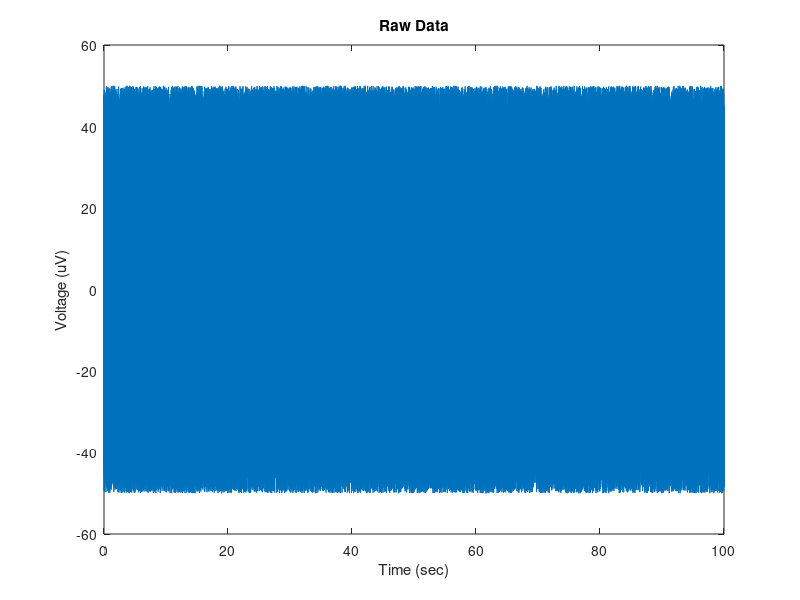

The MATLAB source for this figure: (Note: this script raises an error after producing the figure.)
%% Analyses of EEG signals

clear all
close all
clc

addpath('Kyle_EEG_analysis')

%% Discrete vs. Continuous
% EEG is recorded as a discrete time series, an array of numbers over time
% The sampling rate with which the data is digitized directly influences
% the range of frequencies that can be represented in the signal. 
% Nyquist frequency is half the sampling rate, so sampling say 1000 Hz, we
% can represent frequencies up to 500 Hz in our data, anything larger will
% show up as an artifact due to aliasing (so we use hardware filters to
% avoid this)

% So lets make up some fake data:
% consider a random set of numbers as our data

srate = 1000; %Hz
data_length = 100; %seconds
speriod = 1/srate; %seconds
data = rand(1,srate*data_length)*100 - 50 ; %centered at zero between -50 and 50 uV
times = speriod:speriod:data_length; %time points
figure; plot(times,data);
    xlabel('Time (sec)');
    ylabel('Voltage (uV)');
    title('Raw Data');

% use interp() or resample() to change sampling rate of data in either
% direction, useful to equate the sampling rate of signals from two
% modalities (heart rate and EEG), and in resampling data that has
% irregular sampling periods

%% filtering the data (bandpass, low-pass, high-pass)
% next we want to use an offline filter to attenuate certain ranges of
% frequencies in the signal. There are many options for filters with different tradeoffs
% This can be done with a butterworth filter,
% employed by the following function. One can use this to filter low
% frequencies (high pass), high frequencies (low pass), or to keep only a
% band of frequencies (band pass)

%here we will use a bandpass filter to filter our everything but alpha
%oscillations. 

high_pass = 6; %lower cutoff
low_pass = 14; %upper cutoff
order = 2; %order of polynomial used in the filter, can be increased to sharpen the dropoff of the filter
type = 'band'; %type of filter
[filt_data] = illini_filter(data',srate,high_pass,low_pass,order,'band'); %run the filter (which plots a graph)

% illini_filter.m - Created University of Illinois, based on kyle_filter by Kyle Mathewson with edits by Jamie Norton
% [Y_filt] = illini_filter(Y,Fs,hipass,lopass,order,type)
% Takes the time x channel data matrix Y, filters out a single frequency band,
% Input is: 
%           Y  - data matrix, time points by channels
%           Fs - Sampling Frequency in Hz
%           hipass - lower bound of filter
%           lopass - upper bound of filter
%           order - filter order, 
%                      higher orders have steeper roll offs, but
%                      can also be unstable
%           type - 'low' (low pass), 'high' (high pass), or 'band' (bandpass)
%
% Output is:
%            Y_filt - same as Y but not filtered

subplot(2,1,1); plot(times,data);
    xlabel('Time (sec)');
    ylabel('Voltage (uV)');
    title('Raw Data');
subplot(2,1,2); plot(times,filt_data);
    xlabel('Time (sec)');
    ylabel('Voltage (uV)');
    title('Filtered Data');
    
% Try zooming in on the filtered data so you can see a few seconds of the
% remaining alpha oscillations

%% epoched data
% if we have some repetition of a stimulus, we may want to visualize what
% the brain activity evoked by this stimulus looks like. We can cut out chunks of data (epochs) 
% aligned to these stimuli, with data before and after the stimulus onset
% The noise on individual presentations limits our ability to see this. So we can
% average over many instances of a stimulus to minimize noise. 
% The noise in the individual trials will be attenuated as a function of 
% the square root of the number of trials, so there are deminishing returns to more trials
% We can also subtract out baseline shifts in voltage to align trials. 

n_epochs = 100; % create fake stimuli and epochs of dat

prestim = 2000; %time before stimulus
poststim = 3000; %time after stimulus
baseline = 200; %subtract mean voltage in this period before stim onset

%pick some random times to be fake events
stim_times = randi(length(times)-(prestim+poststim),1,n_epochs)+prestim;

%set the times for each epoch and allocate space
epoch_times = -prestim+1:poststim;
epochs = zeros(n_epochs,length(epoch_times));
baselines = zeros(n_epochs,1);

%for each epoch grab the data before and after the stim and substract
%baseline

for i_epoch = 1:n_epochs
    epochs(i_epoch,:) = filt_data(stim_times(i_epoch)-prestim+1 : stim_times(i_epoch)+poststim);
    %add in a fake ERP from 200:400 ms on each trial to represent the
    %evoked activity
    epochs(i_epoch,prestim+201:prestim+300) = epochs(i_epoch,prestim+201:prestim+300) + (hanning(100)*10)';
    epochs(i_epoch,prestim+301:prestim+400) = epochs(i_epoch,prestim+301:prestim+400) - (hanning(100)*20)';
    %baseline subtraction
    baselines(i_epoch) = mean(epochs(i_epoch,prestim-baseline:prestim));
    epochs(i_epoch,:) = epochs(i_epoch,:) - baselines(i_epoch);
end

%plot the individual epochs and the average
figure; 
subplot(2,1,1); plot(epoch_times,epochs(1:3,:));
    xlabel('Time (sec)');
    ylabel('Voltage (uV)');
    title('Individual Epochs');
subplot(2,1,2); plot(epoch_times,mean(epochs,1));
    xlabel('Time (sec)');
    ylabel('Voltage (uV)');
    title('Average of Epochs');


%% Hilbert Transform- 
% The first of four methods to represent the data time series in the
% frequency domain is called a Hilbert transform.
% First we use a narrow bandpass in the frequency band of interest (as
% shown above). Then computes the instantaneous phase and power

complex_data = hilbert(epochs(1,:)); %hilbert transform
power_hilb = abs(complex_data).^2; %get the real part as the power
phase_hilb = angle(complex_data); %and the imaginary as the phase

%plot the band-pass filtered data, as well as the power and phase at each time point
%computed using the hilbert transform
%note that now we can estimate the power and phase at each moment in the
%epoch and run analyses over trials and subjects on these measures. Before
%we try that lets look at three other ways to estimate power and phase
%accross a wider range of frequencies

figure;
subplot(4,1,1);  plot(epoch_times,epochs(1,:));
    xlabel('Time (sec)');
    ylabel('Voltage (uV)');
    title('Individual band-pass filtered Epoch');
subplot(4,1,2);  plot(epoch_times,power_hilb);
    xlabel('Time (sec)');
    ylabel('Voltage (uV)');
    title('Instantaneous Power');
subplot(4,1,3);  plot(epoch_times,phase_hilb);
    xlabel('Time (sec)');
    ylabel('Phase (Radians)');
    title('Instantaneous Phase');
subplot(4,1,4); plot(epoch_times,rad2deg(phase_hilb));
    xlabel('Time (sec)');
    ylabel('Phase (Degrees)');
    title('Instantaneous Phase');


%% fast-fourer transform - 
% Our time series can be converted to the frequency domain as a sum of
% weighted sine waves
% First we can compute a fast fourier transform on a chunk of data as a
% whole to create a signle frequency spectra for that data chunk (no
% matter the length)
% data must be of length 2^n
% frequency resolution depends on number of time points used
% data can be padded with zeros to increase frequency resolution and get to
% 2^n

Ubound = 30; %upper bound on fft 

%for each epoch run this fft function
win_hamming = hamming(length(epochs(1,:)));
for i_epoch = 1:n_epochs
    temp_data = epochs(i_epoch,:);
    temp_data = win_hamming.*temp_data';
    [power_fft(i_epoch,:), phase_fft(i_epoch,:), freqs_fft] = kyle_fft(temp_data',srate,Ubound);
end


%here we plot the data, a hamming window used to taper the edges and avoid
%artifacts, and the multiplication of the two, this is what goes into the
%fft

figure;
subplot(3,1,1); 
    plot(epochs(1,:));
subplot(3,1,2); 
    plot(hamming(length(epochs(1,:))));
subplot(3,1,3);
    plot(hamming(length(epochs(1,:))).*epochs(1,:)');




% kyle_fft.m - Compute a FFT and get back the results
% [power, phase, freqs] = kyle_fft(data,srate,Ubound)
% now we plot the power spectra of each epoch, and the mean over epochs
% we can see a peak in the alpha band since we have already band-pass
% filtered the signal

figure; 
subplot(2,1,1); plot(freqs_fft,power_fft(1:3,:));
   xlabel('Frequency (Hz)');
    ylabel('Power (uV^2)');
    title('Individual Epoch Power Spectras');
    axis tight;
subplot(2,1,2); plot(freqs_fft,mean(power_fft,1));
   xlabel('Time (s)');
    ylabel('Frequency (Hz)');
    title('Average Epoch Power Spectra');
    axis tight;

% 
%% moving window FFT, 
% Now we might want to have resolution in time for how the frequency changes
% we can move a window accross the data and compute the fft for the data on each window
% EEGLAB-pop_newtimef does this
% not covered here, but we can window the data to reduce edge artifacts. 
% a major point here is the combination of uncertainty in time vs
% frequency. We can use longer windows to increase our frequency, but we
% loose resolution in time by doing so. We can't have both. 

Ubound = 30; %upper bound of fft
window_length = 2^9; %length of moving window in sampling points
fft_length = 2^10; %the rest is padded with zeros (also sampling points) - keep same as above for no padding
step_size = 1; % how far to go on each window step, 1 is the most resolved

% reset some variables
power_winfft = [];
phase_winfft = [];
freqs_winfft = [];

for i_epoch = 1:10 %do for each epoch (just two for now for time)
    for i_window = 1+window_length/2:step_size:length(epochs(i_epoch,:))-window_length/2 %step through windows
        %take out the data segment
        segment = epochs(i_epoch,i_window-window_length/2:i_window+window_length/2-1);
        
        %can multiply by hamming window here to avoid edge artifacts
        segment= (hamming(length(segment)).*segment')';
        
        %pad with zeros
        segment = [zeros((fft_length-window_length)/2,1)' segment zeros((fft_length-window_length)/2,1)'];
        
        %compute fft and save results
        [power_winfft(i_epoch,i_window-(window_length/2),:),phase_winfft(i_epoch,i_window-(window_length/2),:),freqs_winfft] = kyle_fft(segment,srate,Ubound); 
    end
end
%get out new time stamps due to windows
times_winfft = epoch_times(1+window_length/2:step_size:length(epochs(i_epoch,:))-window_length/2);

%plot the original data and a single epoch spectrogram (the power in all
%frequencies at each time point, a bunch of spectra stacked over time)

figure;
subplot(2,1,1);  plot(epoch_times,epochs(2,:));
    xlabel('Time (sec)');
    ylabel('Voltage (uV)');
    title('Individual band-pass filtered Epoch');
subplot(2,1,2); imagesc(times_winfft,freqs_winfft,squeeze(power_winfft(2,:,:))');
    set(gca,'YDir','normal');
   xlabel('Time(s)');
    ylabel('Frequency (Hz)');
    title('Individual Epoch Power Spectrogram moving fft');
    axis tight;
    c=colorbar;
    ylabel(c,'Log Power (dB)')


%% wavelet analysis
% the final method of computing power and phase information is a wavelet
% analysis. In the fft analysis, given a single window size, there are much
% more cycles of higher frequencies used than in lower frequences. This
% gives poor time resolution in higher frequencies. To overcome this, a
% wavelet analysis modifies the number of cycles in the wavelet as a
% function of frequency. So instead of specifiying the window size, we
% specify the number of cycles (wavenumber). 3 cycles at 10 Hz is 300 ms
% long, 3 cycles at 100 Hz is 30 ms long, etc. This provides more
% equivalent time resolution over different frequencies. 

% the math is similar, we are creating little wavelets, and convolving them
% with the EEG data to see how well the two match up. 
% 	-pop_newtimef() in EEGLAB can also do this (default setting), in EEGLAB
% 	you can also increase the wavenumber as frequencies increase

% Assign Frequencies of interest
freqs_wavelet = 1:.5:30; %linear
% freqs_wavelet = (2^(1/4)).^(-.5:.5:20); %Log 

% width of the wavelet
width = 6; %in cycles of frequency

%reset variables
power_wavelet = [];
phase_wavelet = [];
times_wavelet = [];

% Compute Wavelet Analsis
win_hamming = hamming(length(epochs(1,:)));
for i_epoch = 1:n_epochs
    temp_data = epochs(i_epoch,:);
    temp_data = win_hamming.*temp_data';
    [power_wavelet(i_epoch,:,:),times_wavelet,phase_wavelet(i_epoch,:,:)] = BOSC_tf(temp_data',freqs_wavelet,srate,width);
end
times_wavelet = epoch_times; % keep original time stamps

% [B,T,P]=BOSC_tf(eegsignal,F,Fsample,wavenumber);
%
% This function computes a continuous wavelet (Morlet) transform on
% a segment of EEG signal; this can be used to estimate the
% background spectrum (BOSC_bgfit) or to apply the BOSC method to
% detect oscillatory episodes in signal of interest (BOSC_detect).
%
% parameters:
% eegsignal - a row vector containing a segment of EEG signal to be
%             transformed
% F - a set of frequencies to sample (Hz)
% Fsample - sampling rate of the time-domain signal (Hz)
% wavenumber is the size of the wavelet (typically, width=6)
%	
% returns:
% B - time-frequency spectrogram: power as a function of frequency
%     (rows) and time (columns)
% T - vector of time values (based on sampling rate, Fsample)
% P - estimated phase for each point in time and for each frequency - KEM 2014


%plot the original data and a single epoch spectrogram
figure;
subplot(3,1,1);  plot(epoch_times,epochs(1,:));
    xlabel('Time (sec)');
    ylabel('Voltage (uV)');
    title('Individual band-pass filtered Epoch');
subplot(3,1,2); imagesc(times_winfft,freqs_winfft,squeeze(power_winfft(1,:,:))');
    set(gca,'YDir','normal');
   xlabel('Frequency (Hz)');
    ylabel('Power (uV^2)');
    title('Individual Epoch Power Spectrogram moving fft');
    axis tight;
    c=colorbar;
    ylabel(c,'Log Power (dB)')
subplot(3,1,3); imagesc(epoch_times,freqs_wavelet,squeeze(power_wavelet(1,:,:)));
    set(gca,'YDir','normal');
   xlabel('Frequency (Hz)');
    ylabel('Power (uV^2)');
    title('Individual Epoch Power Spectrogram wavelet');
    axis tight;
    c=colorbar;
    ylabel(c,'Log Power (dB)')
    


%% Wavelet Tester Examples

% Now that we have covered wavelet and fft analysis, we can compare the two
% directly and check what happens as we change the settings. To do this we
% will make new fake data with simulated oscillations at different
% frequencies as see how well we can resolve those frequencies in our
% analyses


%random normal data
noise_level = 10;
data = randn(1,1000)*noise_level;
t = 0:1:length(data)-1;% Time Samples
fs = 200;% Sampling Frequency

% Create sine wave
f1 = 20;% Input Signal Frequency
d1 = sin(2*pi*(f1/fs)*t)*(randi(100));% Generate Sine Wave  
f2 = 20;
d2 = sin(2*pi*(f2/fs)*t)*(randi(100));

%Modulators - If we want to simulate high frequency modulated by low
f3 = 2;
f4 = 1;
d3 = sin(2*pi*(f3/fs)*t)*(randi(10));% Generate Sine Wave  
d4 = sin(2*pi*(f4/fs)*t)*(randi(10));% Generate Sine Wave  

% data = data+(d1);
% data = data+(d1+d2); %adjust these to change signals
data = data+(d1.*d3); %for modulations
% data = data+(d1.*d3)+(d2.*d4);

%Try putting your own data and srate here
% data = EEG_P3_WFilt(end-10000:end,2)'; 
% fs = srate;

% Assign Frequencies of interest
% F = 1:.5:100; %linear
F = (2^(1/4)).^(-.5:.5:20); %Log 

% width of the wavelet
width = 3; 

% Compute Wavelet Analsis
tic;
[B,T,P] = BOSC_tf(data,F,fs,width);
toc;

% B = log10(B); %log transform

% use this to try subtracting the mean from the spectra
mean_spectra = mean(B,2);
B = B-repmat(mean_spectra,1,size(B,2));

% Compute FFT Analysis
[pow, phs, freq] = kyle_fft(data,fs,fs/2);

% Plot Data
figure;

%Plot Original Time Series
subplot(3,3,1:2); plot(T,data); axis tight; title('Raw Time Series');
xlabel('Time[s]');
ylabel('Voltage[uV]');

%plot the FFT spectra
subplot(3,3,3);
plot(1:length(freq),pow); title('FFT Spectra');
xf=1:10000:length(freq); % to get log-sampled frequency tick marks
set(gca,'XTick',xf,'XTickLabel',round(freq(xf)*100)/100);
ylabel('Log(Power) [dB]');
xlabel('Frequency [Hz]');
view(90,90)
set(gca,'XDir','reverse');
axis tight;

%Plot The mean Spectra
subplot(3,3,6); 
xf=1:4:length(F); % to get log-sampled frequency tick marks
plot(1:length(F),mean_spectra); title('Mean Wavelet Spectra');
set(gca,'XTick',xf,'XTickLabel',round(F(xf)*100)/100);
ylabel('Log(Power) [dB]');
xlabel('Frequency [Hz]');
view(90,90)
set(gca,'XDir','reverse');
axis tight

%Plot the time-frequency transform
subplot(3,3,4:5); 
imagesc(T,1:size(B,1),B); title('Spectrogram');
colormap(hot);
set(gca,'YTick',xf,'YTickLabel',round(F(xf)*100)/100);
ylabel('Frequency [Hz]')
xlabel ('Time [s]')
axis xy

%plot the phase for each frequency over time
subplot(3,3,7:8); 
imagesc(T,1:size(P,1),P); title('Phase Spectrogram');
colormap(hot);
set(gca,'YTick',xf,'YTickLabel',round(F(xf)*100)/100);
ylabel('Frequency [Hz]')
xlabel ('Time [s]')
axis xy

subplot(3,3,9); 
plot(1:length(freq),phs); title('FFT Phase');
xf=1:25:length(freq); % to get log-sampled frequency tick marks
set(gca,'XTick',xf,'XTickLabel',round(freq(xf)*100)/100);
ylabel('Phase [rad]');
xlabel('Frequency [Hz]');
view(90,90)
set(gca,'XDir','reverse');
axis tight;

%% Power
% 	Now that we have a few ways of computing the power and phase of our EEG
% 	signals, we may want to test questions we have about the difference in
% 	power or phase at certain frequencies between certain times or
% 	conditions. For example, alpha power and alpha phase have both been
% 	shown to differ in the period before stimuli that are and are not
% 	detected (Mathewson et al., 2009, JNeurosci). 

% This power and phase data can be found in EEGLAB as well in the ERSP
% varialble, or as data from individual trials

% 	Here we will practice computing the average power on each epoch in a window, 
% in some frequency band for example in the alpha band in the  1 second before stim onset

win_freq = [6 14]; %range of freqs to average
win_freq_i = [find(freqs_wavelet >= win_freq(1),1) find(freqs_wavelet >= win_freq(2),1)]; %get indicies 

win_time = [-1000 0]; %range of times to average
win_time_i = [find(times_wavelet >= win_time(1),1) find(times_wavelet >= win_time(2),1)]; %get indicies 

mean_power = [];
%for each epoch take out the chunk of data and get the mean in the window
for i_epoch = 1:n_epochs
    data_chunk = power_wavelet(i_epoch,win_freq_i(1):win_freq_i(2),win_time_i(1):win_time_i(2));
    mean_power(i_epoch) = mean(mean(data_chunk));
end

%plot the power over epochs in a histogram
 figure; hist(mean_power,20); 
  title('Histogram of alpha power in each epoch prestim period')
  ylabel('Count');
  xlabel('Power (uV^2)');
  
% now we could do this for two different conditoins or two different groups
% of participants, or two different time points, or channels, etc. Standard
% statistical tests can be used.


%% Phase
%  Finally we may have certain hypothesis about how the phase of certin
%  oscillations changes in different situations. We can pull the estimated
%  phase at a single moment in time out of the data in the frequency domain
%  above as well. 
%  Generally we can use angle(), imag() to get the angle of complex data
%  Phase is expressed in radians or degrees
%  circ_stat toolbox for doing stats on circular variables
%  <https://www.jstatsoft.org/article/view/v031i10 Circ_stat toolbox>
%   circ_stat()
% 	circ_mea
n(), r(), 
% 	circular difference, circular clustering
%   Most of these stats are based on the angular mean and angular standard
%   deviation, as are more advanced EEG stats mentioned below (coherence)

% Here we will try a rose plot, angle plot...
% pick a certain frequency and time and consider the phase over epochs
% say 10 Hz phase and stimulus onset

phase_freq = 10; %range of freqs to average
phase_freq_i = find(freqs_wavelet >= phase_freq,1); %get indicies 

phase_time = 0; %range of times to average
phase_time_i = find(times_wavelet >= phase_time,1); %get indicies 

epoch_phase = [];
epoch_power = [];
%for each epoch take out the chunk of data and get the mean in the window
for i_epoch = 1:n_epochs
    %takes out the phase in radians
    epoch_phase(i_epoch)  = phase_wavelet(i_epoch,phase_freq_i,phase_time_i);
    %also get the power at that time point
    epoch_power(i_epoch)  = power_wavelet(i_epoch,phase_freq_i,phase_time_i);
    
end


%now we can represent that data on a circular scale in a few ways, showing
%a histrogram rose plot, or individual data in a compass plot. summary
%stats can be computed using the toolbox above, and comparisons can be made
%between conditions using circular statistics.

figure; 
subplot(3,1,1); rose(epoch_phase);
 title('Circular histogram of alpha phase at stimulus onset');
subplot(3,1,2); compass(sin(epoch_phase),cos(epoch_phase));
 title('Compass plot of the alpha phase at stimulus onset');
subplot(3,1,3); compass(epoch_power.*sin(epoch_phase),epoch_power.*cos(epoch_phase));
 title('Compass plot of alpha power and phase at stim onset');


%% Coherence
% INTERTRIAL COHERENCE - can be measured from the phase of a certain
% frequency on each trial. If the phase is very consistent over trials,
% then a large coherence measure will be obtained. This can be good for
% measuring phase resetting, and also entrainment to stimuli over trials.

% MODULATION INDEX - Still within a single channel one may want to measure to extent to
% which the phase of a slow frequency modulates the power of a higher
% frequency, the so called modulation index. This can be represented as a
% histogram in which different bins of slow frequency phase have
% different power of a high frequency, and tested with Chi squared
% distributions or permutations stats. 

% Finally we may want to understand communication between recording sites
% we can look at this in terms of the modulation index above, but also in a
% few other ways.

% POWER COHERENCE - We can compute the correlation of the power envelope of certain
% frequencies (power_coher.m).

% PHASE COHERENCE - We can also study how reliably the phase differs between two sites since
% consistent lagged phase betwen two sites may indicate communication. FOr
% this we can meausre the phase at each time point for each site, find the
% difference between sites at each time point, and compute the variance of
% those differences over time. A high amount of communication should be
% seens as a consistent difference in phase over time. (phase_coher.m)

% MODULATION INDEX 
% 
% OTHER - We can also use other measures like lagged cross correlation between
% channels or granger causality analysis accross channels to estimate the
% direction of influence and the lag in communication.